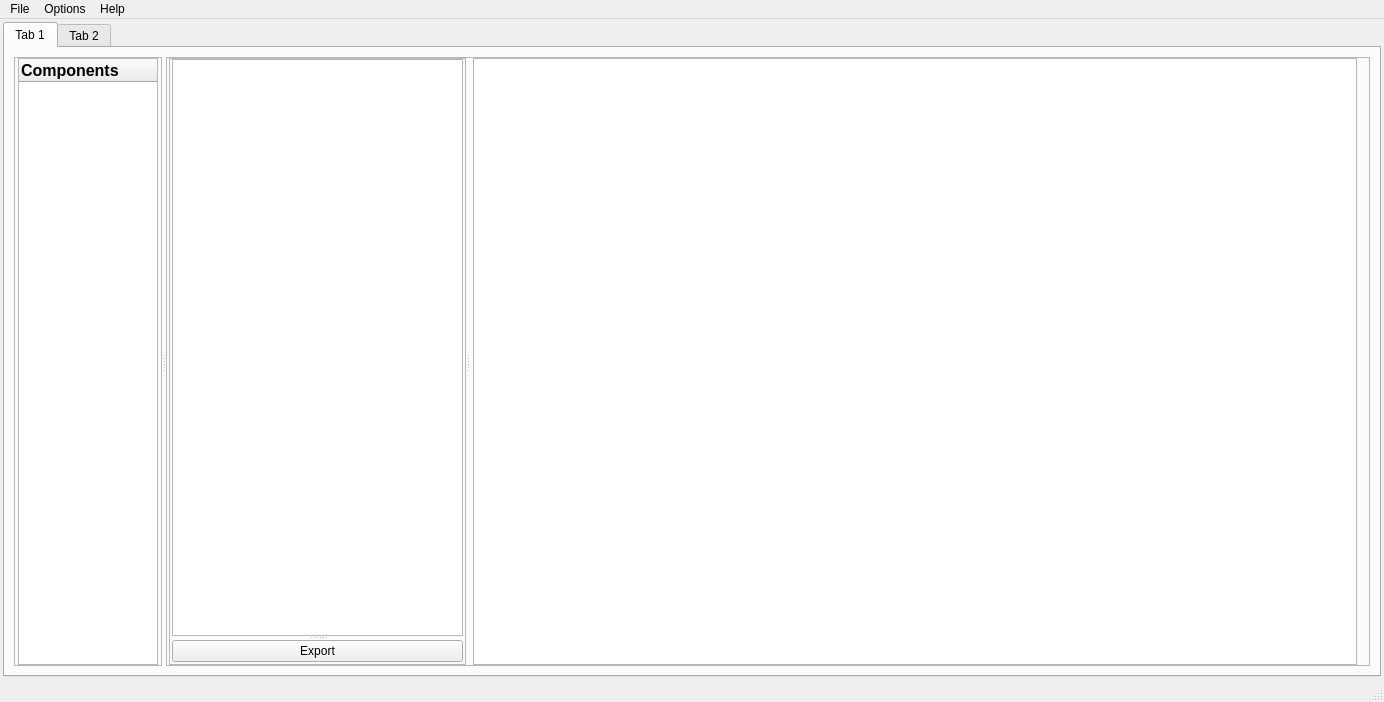
<?xml version="1.0" encoding="UTF-8"?>
<ui version="4.0">
 <class>MainWindow</class>
 <widget class="QMainWindow" name="MainWindow">
  <property name="geometry">
   <rect>
    <x>0</x>
    <y>0</y>
    <width>1384</width>
    <height>702</height>
   </rect>
  </property>
  <property name="sizePolicy">
   <sizepolicy hsizetype="Expanding" vsizetype="Expanding">
    <horstretch>0</horstretch>
    <verstretch>0</verstretch>
   </sizepolicy>
  </property>
  <property name="windowTitle">
   <string>MainWindow</string>
  </property>
  <widget class="QWidget" name="centralwidget">
   <property name="sizePolicy">
    <sizepolicy hsizetype="Expanding" vsizetype="Expanding">
     <horstretch>0</horstretch>
     <verstretch>0</verstretch>
    </sizepolicy>
   </property>
   <layout class="QGridLayout" name="gridLayout_5">
    <property name="leftMargin">
     <number>3</number>
    </property>
    <property name="topMargin">
     <number>3</number>
    </property>
    <property name="rightMargin">
     <number>3</number>
    </property>
    <property name="bottomMargin">
     <number>3</number>
    </property>
    <item row="0" column="0">
     <widget class="QTabWidget" name="tabWidget">
      <property name="currentIndex">
       <number>0</number>
      </property>
      <widget class="QWidget" name="tab">
       <attribute name="title">
        <string>Tab 1</string>
       </attribute>
       <layout class="QVBoxLayout" name="verticalLayout">
        <item>
         <widget class="QSplitter" name="splitter_2">
          <property name="orientation">
           <enum>Qt::Horizontal</enum>
          </property>
          <widget class="QFrame" name="frame_2">
           <property name="enabled">
            <bool>true</bool>
           </property>
           <property name="sizePolicy">
            <sizepolicy hsizetype="Preferred" vsizetype="Preferred">
             <horstretch>2</horstretch>
             <verstretch>0</verstretch>
            </sizepolicy>
           </property>
           <property name="frameShape">
            <enum>QFrame::StyledPanel</enum>
           </property>
           <property name="frameShadow">
            <enum>QFrame::Raised</enum>
           </property>
           <layout class="QGridLayout" name="gridLayout_3">
            <property name="leftMargin">
             <number>3</number>
            </property>
            <property name="topMargin">
             <number>0</number>
            </property>
            <property name="rightMargin">
             <number>3</number>
            </property>
            <property name="bottomMargin">
             <number>0</number>
            </property>
            <item row="0" column="0">
             <widget class="QTreeWidget" name="componentTree">
              <property name="sizePolicy">
               <sizepolicy hsizetype="Expanding" vsizetype="Expanding">
                <horstretch>0</horstretch>
                <verstretch>0</verstretch>
               </sizepolicy>
              </property>
              <property name="alternatingRowColors">
               <bool>false</bool>
              </property>
              <property name="allColumnsShowFocus">
               <bool>true</bool>
              </property>
              <property name="headerHidden">
               <bool>false</bool>
              </property>
              <attribute name="headerCascadingSectionResizes">
               <bool>true</bool>
              </attribute>
              <attribute name="headerHighlightSections">
               <bool>false</bool>
              </attribute>
              <attribute name="headerStretchLastSection">
               <bool>true</bool>
              </attribute>
              <column>
               <property name="text">
                <string>Components</string>
               </property>
               <property name="font">
                <font>
                 <pointsize>12</pointsize>
                 <bold>true</bold>
                </font>
               </property>
               <property name="textAlignment">
                <set>AlignLeading|AlignVCenter</set>
               </property>
              </column>
             </widget>
            </item>
           </layout>
          </widget>
          <widget class="QFrame" name="frame_4">
           <property name="sizePolicy">
            <sizepolicy hsizetype="Preferred" vsizetype="Preferred">
             <horstretch>8</horstretch>
             <verstretch>0</verstretch>
            </sizepolicy>
           </property>
           <property name="frameShape">
            <enum>QFrame::StyledPanel</enum>
           </property>
           <property name="frameShadow">
            <enum>QFrame::Raised</enum>
           </property>
           <layout class="QGridLayout" name="gridLayout_4">
            <property name="leftMargin">
             <number>2</number>
            </property>
            <property name="topMargin">
             <number>0</number>
            </property>
            <property name="bottomMargin">
             <number>0</number>
            </property>
            <item row="0" column="1">
             <widget class="QSplitter" name="splitter">
              <property name="sizePolicy">
               <sizepolicy hsizetype="Expanding" vsizetype="Expanding">
                <horstretch>0</horstretch>
                <verstretch>0</verstretch>
               </sizepolicy>
              </property>
              <property name="orientation">
               <enum>Qt::Horizontal</enum>
              </property>
              <widget class="QFrame" name="frame_3">
               <property name="sizePolicy">
                <sizepolicy hsizetype="Preferred" vsizetype="Preferred">
                 <horstretch>2</horstretch>
                 <verstretch>3</verstretch>
                </sizepolicy>
               </property>
               <property name="frameShape">
                <enum>QFrame::StyledPanel</enum>
               </property>
               <property name="frameShadow">
                <enum>QFrame::Raised</enum>
               </property>
               <layout class="QGridLayout" name="gridLayout_6">
                <property name="leftMargin">
                 <number>2</number>
                </property>
                <property name="topMargin">
                 <number>0</number>
                </property>
                <property name="rightMargin">
                 <number>2</number>
                </property>
                <property name="bottomMargin">
                 <number>2</number>
                </property>
                <property name="horizontalSpacing">
                 <number>2</number>
                </property>
                <property name="verticalSpacing">
                 <number>0</number>
                </property>
                <item row="0" column="0">
                 <widget class="QSplitter" name="splitter_3">
                  <property name="orientation">
                   <enum>Qt::Vertical</enum>
                  </property>
                  <widget class="ParameterTree" name="selectionTree">
                   <property name="sizePolicy">
                    <sizepolicy hsizetype="Preferred" vsizetype="Preferred">
                     <horstretch>3</horstretch>
                     <verstretch>1</verstretch>
                    </sizepolicy>
                   </property>
                   <attribute name="headerVisible">
                    <bool>false</bool>
                   </attribute>
                   <column>
                    <property name="text">
                     <string notr="true">1</string>
                    </property>
                   </column>
                  </widget>
                  <widget class="QPushButton" name="ExportB">
                   <property name="sizePolicy">
                    <sizepolicy hsizetype="Preferred" vsizetype="Fixed">
                     <horstretch>0</horstretch>
                     <verstretch>0</verstretch>
                    </sizepolicy>
                   </property>
                   <property name="text">
                    <string>Export</string>
                   </property>
                  </widget>
                 </widget>
                </item>
               </layout>
              </widget>
              <widget class="QFrame" name="frame">
               <property name="sizePolicy">
                <sizepolicy hsizetype="Expanding" vsizetype="Expanding">
                 <horstretch>6</horstretch>
                 <verstretch>0</verstretch>
                </sizepolicy>
               </property>
               <property name="frameShape">
                <enum>QFrame::NoFrame</enum>
               </property>
               <property name="frameShadow">
                <enum>QFrame::Plain</enum>
               </property>
               <layout class="QGridLayout" name="gridLayout_2">
                <property name="leftMargin">
                 <number>3</number>
                </property>
                <property name="topMargin">
                 <number>0</number>
                </property>
                <property name="rightMargin">
                 <number>3</number>
                </property>
                <property name="bottomMargin">
                 <number>0</number>
                </property>
                <item row="1" column="0">
                 <widget class="GraphicsLayoutWidget" name="mainGraph">
                  <property name="sizePolicy">
                   <sizepolicy hsizetype="Expanding" vsizetype="Expanding">
                    <horstretch>0</horstretch>
                    <verstretch>0</verstretch>
                   </sizepolicy>
                  </property>
                 </widget>
                </item>
               </layout>
              </widget>
             </widget>
            </item>
           </layout>
          </widget>
         </widget>
        </item>
       </layout>
      </widget>
      <widget class="QWidget" name="tab_2">
       <attribute name="title">
        <string>Tab 2</string>
       </attribute>
      </widget>
     </widget>
    </item>
   </layout>
  </widget>
  <widget class="QMenuBar" name="menubar">
   <property name="geometry">
    <rect>
     <x>0</x>
     <y>0</y>
     <width>1384</width>
     <height>22</height>
    </rect>
   </property>
   <widget class="QMenu" name="menuFile">
    <property name="title">
     <string>File</string>
    </property>
    <widget class="QMenu" name="menuLoad">
     <property name="title">
      <string>Load</string>
     </property>
     <addaction name="actiongraph"/>
     <addaction name="actionmodel"/>
    </widget>
    <addaction name="menuLoad"/>
    <addaction name="actionSave_model"/>
    <addaction name="separator"/>
    <addaction name="actionQuit"/>
   </widget>
   <widget class="QMenu" name="menuHelp">
    <property name="title">
     <string>Help</string>
    </property>
    <addaction name="actionAbout"/>
   </widget>
   <widget class="QMenu" name="menuOptions">
    <property name="title">
     <string>Options</string>
    </property>
    <addaction name="actionParameters"/>
   </widget>
   <addaction name="menuFile"/>
   <addaction name="menuOptions"/>
   <addaction name="menuHelp"/>
  </widget>
  <widget class="QStatusBar" name="statusbar"/>
  <action name="actionAbout">
   <property name="text">
    <string>About</string>
   </property>
  </action>
  <action name="actionSave_model">
   <property name="text">
    <string>Save model</string>
   </property>
  </action>
  <action name="actiongraph">
   <property name="text">
    <string>graph</string>
   </property>
  </action>
  <action name="actionmodel">
   <property name="text">
    <string>model</string>
   </property>
  </action>
  <action name="actionQuit">
   <property name="text">
    <string>Quit</string>
   </property>
  </action>
  <action name="actionParameters">
   <property name="text">
    <string>Parameters</string>
   </property>
  </action>
 </widget>
 <customwidgets>
  <customwidget>
   <class>GraphicsLayoutWidget</class>
   <extends>QGraphicsView</extends>
   <header>pyqtgraph</header>
  </customwidget>
  <customwidget>
   <class>ParameterTree</class>
   <extends>QTreeWidget</extends>
   <header>pyqtgraph.parametertree</header>
  </customwidget>
 </customwidgets>
 <resources/>
 <connections/>
</ui>
